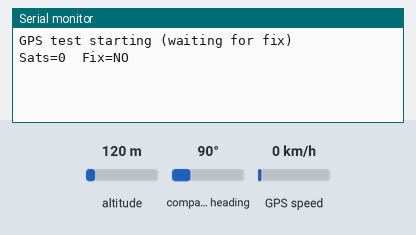
Bench run of a sketch on a simulated ESP32. On the bench: the last lines printed to the serial monitor. Inputs (shaded band) come from the test bench; at power-on: altitude 120 m, compass heading 90°, GPS speed 0 km/h. The GPS gets a fix after 3 s at 37.7749, -122.4194 with 8 satellites.

Above: at 1.2 s.
1.3 s: altitude set to 20 m
At 3.8 s:
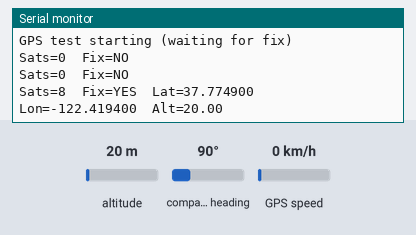
5.4 s: altitude set to 250 m
At 6.4 s:
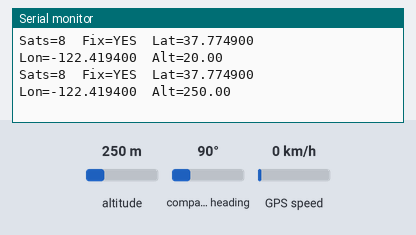

Measured:
- after the input at 1.3 s, the serial monitor: prints a new line after 1.7 s (image 1)
- after the input at 5.4 s, the serial monitor: prints a new line after 0.62 s (image 2)

The sketch:

gps.ino
```cpp
#include <TinyGPS++.h>

#define GPS_RX     16   // ESP32 receives on GPIO 16
#define GPS_TX     17   // ESP32 transmits on GPIO 17
#define GPS_BAUD   9600

HardwareSerial GPSserial(1);
TinyGPSPlus gps;

void setup()
{
  Serial.begin(115200);
  while (!Serial);
  GPSserial.begin(GPS_BAUD, SERIAL_8N1, GPS_RX, GPS_TX);
  Serial.println("GPS test starting (waiting for fix)");
}

void loop()
{
  while (GPSserial.available())
  {
    gps.encode(GPSserial.read());
  }

  static uint32_t last = 0;
  if (millis() - last >= 1000)
  {
    last = millis();

    Serial.print("Sats=");
    Serial.print(gps.satellites.isValid() ? gps.satellites.value() : 0);
    Serial.print("\tFix=");
    Serial.print(gps.location.isValid() ? "YES" : "NO");

    if (gps.location.isValid())
    {
      Serial.print("\tLat=");  Serial.print(gps.location.lat(), 6);
      Serial.print("\tLon=");  Serial.print(gps.location.lng(), 6);
      Serial.print("\tAlt=");  Serial.print(gps.altitude.meters(), 2);
    }
    Serial.println();
  }
}
```
